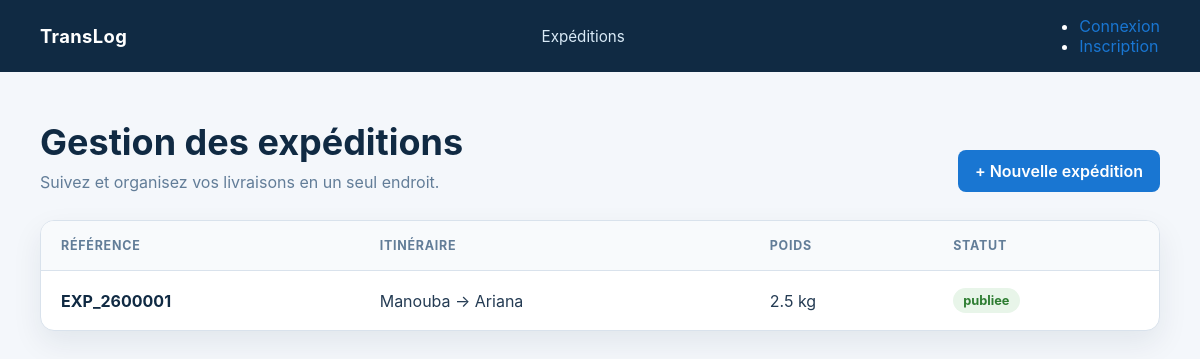
Screenshot of /expidation/list/ with the database file from the repository.
### ExpidationApp/models.py (models this page shows, shortened)
class expedition(models.Model):
    entreprise = models.ForeignKey('EntrepriseApp.Enterprise',on_delete=models.CASCADE,related_name='expeditions')
    reference = models.CharField(max_length=20, unique=True, editable=False)
    ville_depart = models.CharField(max_length=100)
    ville_arrivee = models.CharField(max_length=100)
    poids_kg = models.FloatField(validators=[
        MinValueValidator(1,"Le poids ne peut pas etre negative")
    ])
    date_souhaitee = models.DateTimeField()
    description = models.TextField()
    status = models.CharField(max_length=20,choices=[
        ('p','publiee'),
        ('a','attribuee'),
        ('ec','en_cours'),
        ('l','livree'),
        ('an','annulee')
    ],default='p')
    created_at = models.DateTimeField(auto_now_add=True)
    updated_at = models.DateTimeField(auto_now=True)

### ExpidationApp/views.py (the view)
# urls.py: path('list/', ListExpidation, name="list"),
def ListExpidation(request):
    liste = expedition.objects.filter(status='p').order_by('-created_at')
    return render(request, "expidation/list.html",{"list":liste})

### Templates/expidation/list.html (shortened to what this page needs)
{% load static %}
<!DOCTYPE html>
<html lang="fr">
<head>
    <link rel="stylesheet" href="{% static 'css/expedition.css' %}">
</head>
<body>
    <nav class="topbar">
        <div class="topbar-inner">
            <a class="brand" href="{% url 'Expidation:listview' %}">TransLog</a>
            <nav><a href="{% url 'Expidation:listview' %}">Expéditions</a></nav>
            <ul class="user-menu">
                {% if user.is_authenticated %}
                    <li><span>Bonjour, {{ user.username }}</span></li>
                    <form method="post" action="{% url 'logout' %}">
                        {% csrf_token %}
                        <button type="submit">Déconnexion</button>
                    </form>
                {% else %}
                    <li><a href="{% url 'login' %}">Connexion</a></li>
                    <li><a href="{% url 'register' %}">Inscription</a></li>
                {% endif %}
            </ul>
        </div>
    </nav>
    <main class="container">
        <div class="page-heading">
            <div>
                <h1>Gestion des expéditions</h1>
                <p class="subtitle">Suivez et organisez vos livraisons en un seul endroit.</p>
            </div>
            <a class="button button-primary" href="{% url 'Expidation:add' %}">+ Nouvelle expédition</a>
        </div>
        {% if list %}
            <div class="card table-wrap">
                <table class="expedition-table">
                    <thead>
                        <tr>
                            <th>Référence</th><th>Itinéraire</th><th>Poids</th><th>Statut</th>
                        </tr>
                    </thead>
                    <tbody>
                        {% for expedition in list %}
                            <tr>
                                <td><a class="reference" href="{% url 'Expidation:detail' expedition.pk %}">{{ expedition.reference }}</a></td>
                                <td>{{ expedition.ville_depart }} → {{ expedition.ville_arrivee }}</td>
                                <td>{{ expedition.poids_kg }} kg</td>
                                <td><span class="status">{{ expedition.get_status_display }}</span></td>
                            </tr>
                        {% endfor %}
                    </tbody>
                </table>
            </div>
        {% else %}
            <div class="empty-state">
                <h2>Aucune expédition</h2>
                <p>Créez votre première expédition pour commencer.</p>
                <a class="button button-primary" href="{% url 'Expidation:add' %}">Créer une expédition</a>
            </div>
        {% endif %}
    </main>
</body>
</html>

### static/css/expedition.css (style rules this page uses)
:root { --navy: #102a43; --blue: #1976d2; --blue-dark: #125ca1; --bg: #f4f7fb; --surface: #ffffff; --text: #243b53; --muted: #627d98; --border: #d9e2ec; --danger: #c62828; --shadow: 0 12px 30px rgba(16, 42, 67, 0.08); }
* { box-sizing: border-box; }
body { margin: 0; background: var(--bg); color: var(--text); font-family: Inter, "Segoe UI", Arial, sans-serif; }
a { color: var(--blue); text-decoration: none; }
.topbar { background: var(--navy); color: #fff; }
.topbar-inner, .container { width: min(1120px, calc(100% - 32px)); margin: 0 auto; }
.topbar-inner { display: flex; align-items: center; justify-content: space-between; min-height: 72px; }
.brand { color: #fff; font-size: 1.15rem; font-weight: 700; letter-spacing: .02em; }
.topbar nav { display: flex; gap: 20px; }
.topbar nav a { color: #d9eaf7; font-size: .95rem; }
main.container { padding: 48px 0 64px; }
.page-heading { align-items: end; display: flex; justify-content: space-between; gap: 24px; margin-bottom: 28px; }
h1 { color: var(--navy); font-size: clamp(1.7rem, 3vw, 2.35rem); margin: 0 0 8px; }
.subtitle { color: var(--muted); margin: 0; }
.button, button { border: 0; border-radius: 8px; cursor: pointer; display: inline-block; font: inherit; font-weight: 600; padding: 11px 17px; transition: background .2s, transform .2s; }
.button-primary, button { background: var(--blue); color: #fff; }
.card, .empty-state { background: var(--surface); border: 1px solid var(--border); border-radius: 14px; box-shadow: var(--shadow); }
.table-wrap { overflow-x: auto; }
.expedition-table { border-collapse: collapse; min-width: 760px; width: 100%; }
.expedition-table th, .expedition-table td { border-bottom: 1px solid var(--border); padding: 17px 20px; text-align: left; }
.expedition-table th { background: #f8fafc; color: var(--muted); font-size: .78rem; letter-spacing: .06em; text-transform: uppercase; }
.expedition-table tr:last-child td { border-bottom: 0; }
.reference { color: var(--navy); font-weight: 700; }
.status { background: #e8f5e9; border-radius: 999px; color: #2e7d32; display: inline-block; font-size: .8rem; font-weight: 700; padding: 5px 10px; }

### rows the page displays
expedition: reference "EXP_2600001", ville_depart "Manouba", ville_arrivee "Ariana", poids_kg "2.5", status "publiee"
